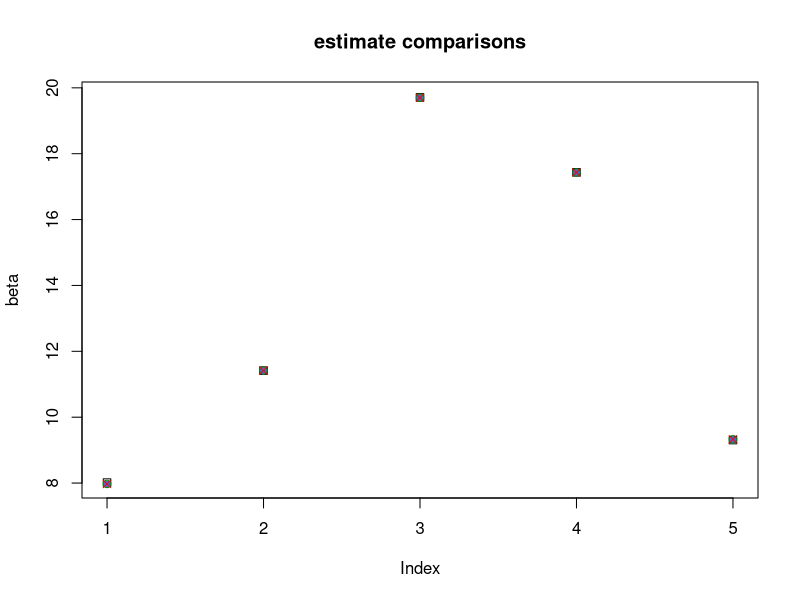

Write R code to recreate this figure.
# ################################################################################# #
# SCRIPT_NAME: Bag of little bootstraps (BLB)
#		The BLB is a procedure to produce robust, computationally efficient 
#		bootstrap estimates for a statistic of interest.
# INPUTS
#	- data: x_1, x_2,..., x_n
#	- theta_hat: estimator of interest
# 	- b: subset size
#	- s: number of sampled subsets
#	- r: number of Monte Carlo iterations
#	- q: estimator of quality assessment
# OUTPUTS
#	- estimate of q, i.e., q(Q_n(P))
# ################################################################################# #
## BEGIN SCRIPT ------------------------------------------------------------------- #
library(boot)
## BAG OF LITTLE BOOTSTRAPS FUNCTION
# --------------------------------------------------------------------------------- #
blb <- function(data, theta_hat, r, b, s, q){
# data dimensions
q <- rep(0, s)
Q <- rep(0, r)
theta_boots <- rep(0, s)
n <- NROW(data)
d <- NCOL(data)
w <- rep(1/b, b)
	# loop for little boots
	for(i in 1:s){
		# subsample the data
		idx <- sample(n, b)
		# tboot <- boot(data = data[idx], statistic = theta_hat, R = r)
		# Q <- tboot$t / r
		# theta_boots[i] <- tboot$t0
		for(j in 1:r){
			w_counts <- as.vector(rmultinom(1, n, w))
			Q[j] <- median(w_counts/n) * sum(data[idx])
		} # j for loop
		q[i] <- sd(Q)
	} # i for loop
q_boots <- q
q_boot <- mean(q)
return(list(q_boot = q_boot, q_boots = q_boots, theta_boots = theta_boots))
} # function

## END OF SCRIPT ------------------------------------------------------------------ #
# ################################################################################# #

# MEDIAN EXAMPLE
n_samples <- 100000
x <- rnorm(n_samples, 5, 2)
b <- ceiling(n_samples^0.7)
s <- ceiling(n_samples / b)
r <- 100
median_boot <- function(x, i){median(x[i])}
blb_out <- blb(data = x, theta_hat = median_boot, r = r, 
			b = b, s = s, q = NA)
boot_out <- boot(x, median_boot, R = r)

blb_out$q_boot
boot_out

# LINEAR REGRESSION - BOOTSTRAP WEIGHTING PROOF OF CONCEPT

set.seed(2)
n <- 10
d <- 5
X <- matrix(rnorm(n*d), nrow = n)
beta <- runif(d, 5, 20)
y <- X %*% beta + rnorm(n, 0, 0.1)
fit <- lm(y ~ X - 1)
beta_ls <- fit$coeff
residuals <- fit$resid

idx <- c(1, 1, 2, 3, 4, 4, 6, 8, 8, 9)
u_idx <- unique(idx)
counts <- c(2, 1, 1, 2, 1, 2, 1)
#counts <- c(2, 1, 1, 2, 0, 1, 0, 2, 1, 0)

BX <- X[idx,]
y_boot <- BX %*% beta_ls + residuals[idx]
# y_boot <- y[idx]
beta_boot <- lm(y_boot ~ BX - 1)$coeff

WX <- sqrt(counts) * X[u_idx,]
#WX <- counts * X
#WX <- WX[u_idx,]
y_alt <- WX %*% beta_ls + residuals[u_idx] * sqrt(counts)
#y_alt <- WX %*% beta_ls + residuals[u_idx] * counts
#y_alt <- sqrt(counts) * y[u_idx]
beta_alt <- lm(y_alt ~ WX - 1)$coeff

plot(beta, pch = 0, col = "black", main = "estimate comparisons")
points(beta_ls, pch = 16, col = "royalblue")
points(beta_boot, pch = 1, col = "green4")
points(beta_alt, pch = 4, col = "red")
beta
beta_ls
beta_boot
beta_alt
